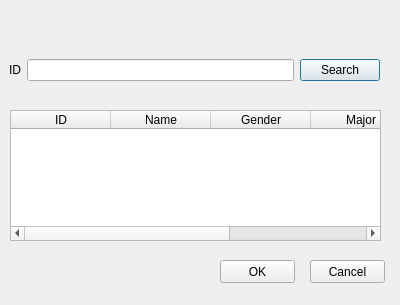
<?xml version="1.0" encoding="UTF-8"?>
<ui version="4.0">
 <class>DeleteDialog</class>
 <widget class="QDialog" name="DeleteDialog">
  <property name="geometry">
   <rect>
    <x>0</x>
    <y>0</y>
    <width>400</width>
    <height>305</height>
   </rect>
  </property>
  <property name="windowTitle">
   <string>Dialog</string>
  </property>
  <widget class="QWidget" name="horizontalLayoutWidget">
   <property name="geometry">
    <rect>
     <x>9</x>
     <y>30</y>
     <width>371</width>
     <height>80</height>
    </rect>
   </property>
   <layout class="QHBoxLayout" name="horizontalLayout">
    <item>
     <widget class="QLabel" name="id_label">
      <property name="text">
       <string>ID</string>
      </property>
     </widget>
    </item>
    <item>
     <widget class="QLineEdit" name="id_lineEdit"/>
    </item>
    <item>
     <widget class="QPushButton" name="search_pushButton">
      <property name="text">
       <string>Search</string>
      </property>
     </widget>
    </item>
   </layout>
  </widget>
  <widget class="QPushButton" name="ok_pushButton">
   <property name="geometry">
    <rect>
     <x>220</x>
     <y>260</y>
     <width>75</width>
     <height>23</height>
    </rect>
   </property>
   <property name="text">
    <string>OK</string>
   </property>
  </widget>
  <widget class="QPushButton" name="cancel_pushButton">
   <property name="geometry">
    <rect>
     <x>310</x>
     <y>260</y>
     <width>75</width>
     <height>23</height>
    </rect>
   </property>
   <property name="text">
    <string>Cancel</string>
   </property>
  </widget>
  <widget class="QTableWidget" name="student_tableWidget">
   <property name="geometry">
    <rect>
     <x>10</x>
     <y>110</y>
     <width>371</width>
     <height>131</height>
    </rect>
   </property>
   <column>
    <property name="text">
     <string>ID</string>
    </property>
   </column>
   <column>
    <property name="text">
     <string>Name</string>
    </property>
   </column>
   <column>
    <property name="text">
     <string>Gender</string>
    </property>
   </column>
   <column>
    <property name="text">
     <string>Major</string>
    </property>
   </column>
   <column>
    <property name="text">
     <string>Course</string>
    </property>
   </column>
  </widget>
 </widget>
 <resources/>
 <connections/>
</ui>
